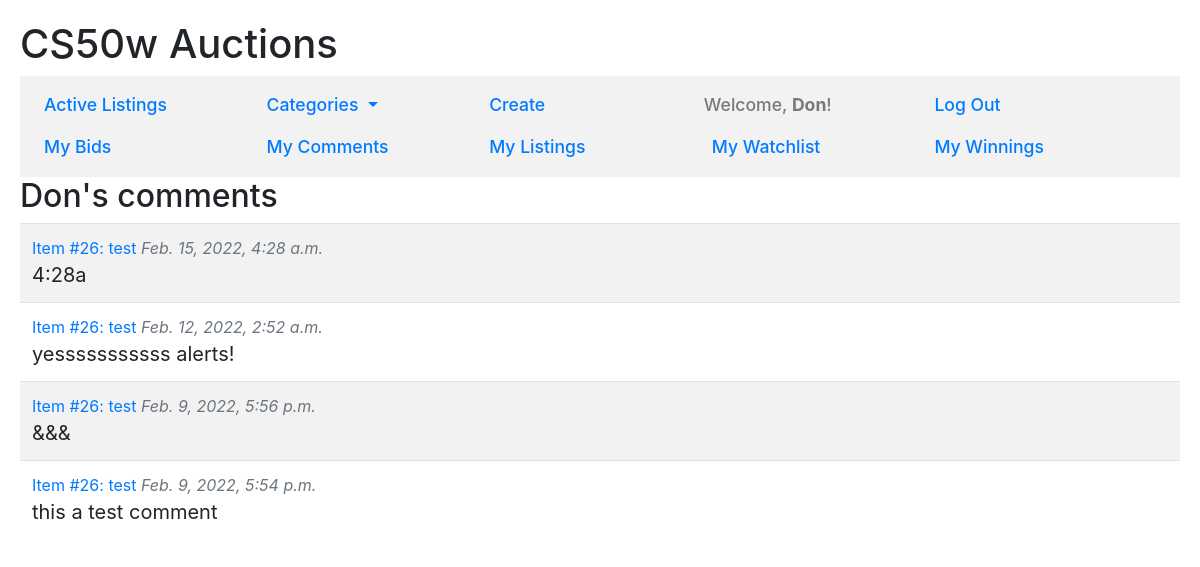
Before: /comments (signed in) with the older database file.
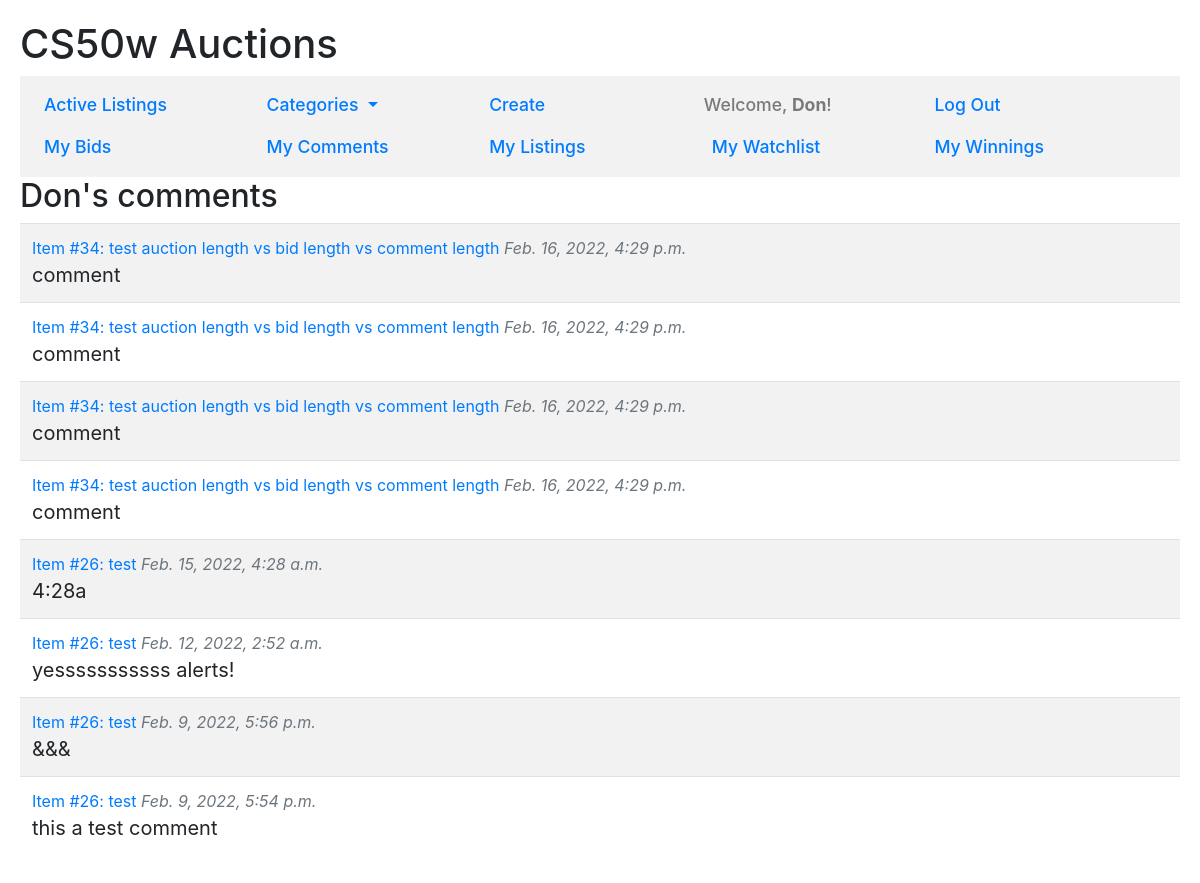
After: the same page with the newer database file.
### auctions/models.py (models this page shows, shortened)
class User(AbstractUser):
    pass

class Comment(Model):
    comment = TextField(max_length=280)
    commented = DateTimeField(auto_now_add=True)
    commenter = ForeignKey(User, on_delete=CASCADE)
    listing = ForeignKey(Listing, on_delete=CASCADE)

class Listing(Model):
    CATEGORIES = (
        ("BO", "Books, Movies & Music"),
        ("CO", "Collectibles & Art"),
        ("FA", "Fashion"),
        ("OT", "Other"),
    )
    name = CharField(max_length=64)
    category = CharField(choices=CATEGORIES, max_length=2)
    description = TextField(max_length=480)
    image_url = URLField(blank=True)
    list_price = DecimalField(max_digits=9, decimal_places=2)
    is_active = BooleanField()
    lister = ForeignKey(User, on_delete=CASCADE, related_name="lister")
    winner = ForeignKey(User, on_delete=CASCADE, blank=True, null=True)

### auctions/views.py (the view)
# urls.py: path("comments", views.read_my_comments, name="comments"),
@login_required
def read_my_comments(request):
    user = request.user
    comments = Comment.objects.filter(commenter=user).order_by("-id")
    return render(request, "auctions/comments.html",{
        "header": f"{user.username}'s comments",
        "comments": comments
    })

### auctions/context_processors.py (called while the page is built)
def add_categories_to_context(request):
    return {"categories": CATEGORIES}

### auctions/templates/auctions/comments.html
{% extends "auctions/layout.html" %}
{% block body %}
<h2>{{header | capfirst}}</h2>
{% if comments %}
    <table class="table table-striped">
        {% for comment in comments %}
        <tr>
            <td>
                <a href="{% url 'read' comment.listing.id comment.listing.name %}">
                    Item #{{comment.listing.id}}: {{comment.listing.name}}</a>
                <span class="commented">{{comment.commented}}</span><br>
                <span class="comment">{{comment.comment}}</span>
            </td>
        </tr>
        {% endfor %}
    </table>
{% else %}
    <em>There are no comments to show</em>
{% endif %}
{% endblock %}

### auctions/templates/auctions/layout.html (shortened to what this page needs)
{% load static %}
<!DOCTYPE html>
<html lang="en">
<head>
    <link rel="stylesheet" href="{% static 'auctions/styles.css' %}" >
    <link rel="stylesheet" href="https://cdn.jsdelivr.net/npm/bootstrap@4.6.1/dist/css/bootstrap.min.css">
    <link rel="stylesheet" href="https://cdn.jsdelivr.net/npm/bootstrap-icons@1.8.0/font/bootstrap-icons.css">
</head>
<body>
    <h1>CS50w Auctions</h1>
    <nav class="navbar navbar-expand-md navbar-light">
        <div class="collapse navbar-collapse flex-wrap mr-auto" id="navbar-list">
            <ul class="navbar-nav container-fluid">
                <li class="nav-item">
                    <a class="nav-link" href="{% url 'index' %}">Active Listings</a>
                </li>
                <li class="nav-item dropdown">
                    <a class="nav-link dropdown-toggle" href="#" id="navbarDropdownMenuLink" data-toggle="dropdown" aria-haspopup="true" aria-expanded="false">
                        Categories
                    </a>
                </li>
                <li class="nav-item">
                    <a class="nav-link" href="{% url 'create' %}">Create</a>
                </li>
                {% if user.is_authenticated %}
                    <li class="nav-item navbar-text">
                        Welcome, <strong>{{user.username | capfirst}}</strong>!
                    </li>
                    <li class="nav-item">
                        <a class="nav-link" href="{% url 'logout' %}">Log Out</a>
                    </li>
                {% endif %}
            </ul>
            {% if user.is_authenticated %}
                <ul class="navbar-nav container-fluid">
                    <li class="nav-item">
                        <a class="nav-link" href="{% url 'bids' %}">My Bids</a>
                    </li>
                    <li class="nav-item">
                        <a class="nav-link" href="{% url 'comments' %}">My Comments</a>
                    </li>
                    <li class="nav-item">
                        <a class="nav-link" href="{% url 'listings' %}">My Listings</a>
                    </li>
                    <li class="nav-item">
                        <a class="nav-link" href="{% url 'watchlist' %}">My Watchlist</a>
                    </li>
                    <li class="nav-item">
                        <a class="nav-link" href="{% url 'winnings' %}">My Winnings</a>
                    </li>
                </ul>
            {% endif %}
        </div>
    </nav>
    {% block body %}
    {% endblock %}
</body>
</html>

### auctions/static/auctions/styles.css (style rules this page uses)
body { padding: 20px; }
.navbar-light { background-color: rgba(0, 0, 0, 0.05); }
.nav-item { width: 20%; font-size: 1.1rem; font-weight: 500; }
.nav-link { color: #007bff !important; }
table td { padding: 0.75rem; vertical-align: middle; }
.comment { font-size: 1.25rem; }
.commented { font-style: italic; color: #6c757d; }

Changed rows visible on the page:
added Comment: listing.id "34", listing.name "test auction length vs bid length vs comment length", commented "Feb. 16, 2022, 4:29 p.m.", comment "comment"
added Comment: listing.id "34", listing.name "test auction length vs bid length vs comment length", commented "Feb. 16, 2022, 4:29 p.m.", comment "comment"
added Comment: listing.id "34", listing.name "test auction length vs bid length vs comment length", commented "Feb. 16, 2022, 4:29 p.m.", comment "comment"
added Comment: listing.id "34", listing.name "test auction length vs bid length vs comment length", commented "Feb. 16, 2022, 4:29 p.m.", comment "comment"
